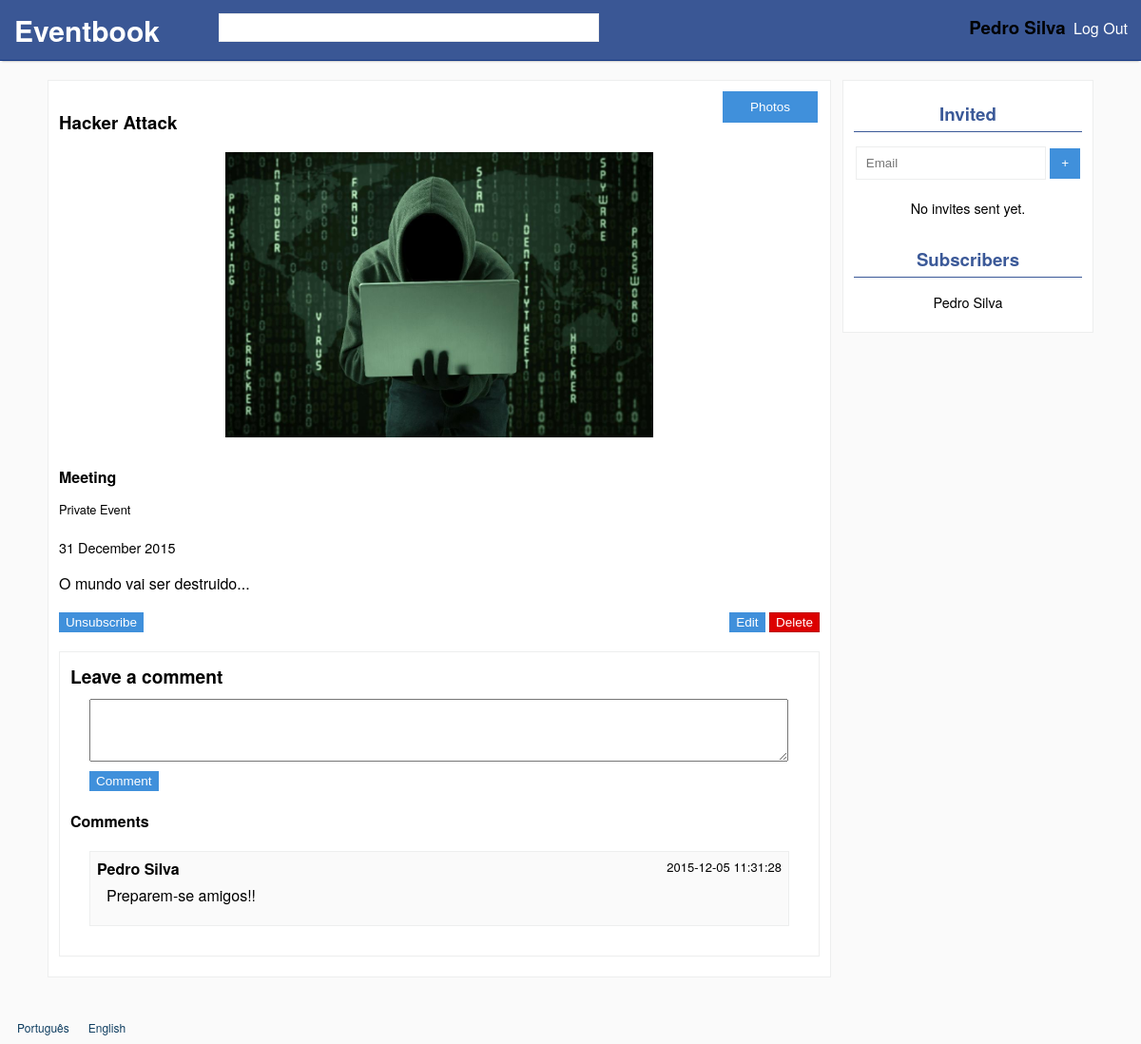
Screenshot of /events/2 (signed in) with the database file from the repository.
### tables this page shows
CREATE TABLE events
(
	id INTEGER PRIMARY KEY,
	name TEXT NOT NULL,
	image TEXT NOT NULL,
	creation_date DATETIME DEFAULT(DATETIME('now')),
	date DATETIME NOT NULL,
	description TEXT NOT NULL,
	type_id INTEGER NOT NULL REFERENCES event_types(id),
	user_id INTEGER NOT NULL REFERENCES users(id),
	deleted BOOLEAN DEFAULT(0),
	public BOOLEAN DEFAULT(1)
);

CREATE TABLE event_comments
(
	id INTEGER PRIMARY KEY,
	event_id INTEGER NOT NULL REFERENCES events(id),
	user_id INTEGER NOT NULL REFERENCES users(id),
	date DATETIME DEFAULT(DATETIME('now')),
	text TEXT NOT NULL
);

### core/config.php (called while the page is built)
<?php
  $_CONFIG['web_root'] = str_replace("\\","",dirname($_SERVER['SCRIPT_NAME'])).'/';
  $_CONFIG['jquery'] = 'js/jquery-1.11.3.min.js';
  $_CONFIG['allowed_image_types'] = array(IMAGETYPE_GIF,IMAGETYPE_JPEG,IMAGETYPE_PNG);
  $_CONFIG['uploads_path'] = 'uploads/';
  $_CONFIG['max_image_upload'] = 10485760;
?>

### languages/en.php (called while the page is built, shortened)
<?php
$lang = array();
$lang['SITE_NAME'] = 'Eventbook';
$lang['REGISTER'] = 'Register';
$lang['FIRST_NAME'] = 'First Name';
$lang['FIRST_NAME_ERROR'] = 'Invalid first name.';
$lang['LAST_NAME'] = 'Last Name';
$lang['LAST_NAME_ERROR'] = 'Invalid last name.';
$lang['EMAIL'] = 'E-mail';
$lang['EMAIL_ERROR'] = "Invalid email.";
$lang['EMAIL_IN_USE'] = "Email already in use.";
$lang['CONFIRM_EMAIL'] = 'Confirm e-mail';
$lang['PASSWORD'] = 'Password';
$lang['PASSWORD_LENGTH'] = "Passwords must have at least 8 characters.";
$lang['PASSWORD_DIFF'] = "Passwords do not match.";
$lang['CONFIRM_PASSWORD'] = 'Confirm password';
$lang['LOGIN'] = 'Log In';
$lang['UNREGISTERED_EMAIL'] = 'Unregistered or invalid email.';
$lang['INVALID_PASSWORD'] = 'Invalid password.';
$lang['LOGOUT'] = 'Log Out';
$lang['NEXT'] = 'Next';
$lang['PREVIOUS'] = 'Previous';
$lang['CREATE'] = 'Create';
$lang['SUBSCRIBED'] = 'Subscribed';
$lang['PRIVATE'] = 'Private';
$lang['PUBLIC'] = 'Public';
$lang['NAME'] = 'Name';
$lang['DESCRIPTION'] = 'Description';
$lang['DATE'] = 'Date';
$lang['IMAGE'] = 'Image';
$lang['TYPE'] = 'Type';
$lang['PARTY'] = 'Party';
$lang['BUSINESS'] = 'Business';
$lang['MEETING'] = 'Meeting';
$lang['CEREMONY'] = 'Ceremony';
$lang['EDUCATIONAL'] = 'Educational';
$lang['INVALID_NAME'] = 'Invalid name.';
$lang['INVALID_DESCRIPTION'] = 'Invalid description.';
$lang['INVALID_DATE'] = 'Invalid date.';
$lang['INVALID_IMAGE'] = 'Upload a valid image (Accepted: jpg, png, gif).';
$lang['IMAGE_SIZE_ERROR'] = "Image's size can not be higher than ";
$lang['IMAGE_EXT_ERROR'] = 'Invalid extension (Accepted: jpg, png, gif).';
$lang['SUBSCRIBE'] = 'Subscribe';
$lang['UNSUBSCRIBE'] = 'Unsubscribe';
$lang['DELETE_MSG'] = 'Are you sure you want to delete this event?';
$lang['DELETE'] = 'Delete';
$lang['EDIT'] = 'Edit';
$lang['SAVE'] = 'Save';
$lang['PHOTOS'] = 'Photos';
$lang['ADD_PHOTOS'] = 'Add Photos';
$lang['DELETE_ACTIVE'] = 'Delete Active';
$lang['DELETE_DISABLED'] = 'Delete Disabled';
$lang['NO_PHOTOS_YET'] = 'There are no photos yet.';
$lang['PRIVATE_EVENT'] = 'Private Event';
$lang['PUBLIC_EVENT'] = 'Public Event';
$lang['LEAVE_A_COMMENT'] = 'Leave a comment';
$lang['COMMENTS'] = 'Comments';
$lang['MAKE_COMMENT'] = 'Comment';
$lang['NO_COMMENTS_YET'] = 'There are no comments yet.';
$lang['INVITED'] = 'Invited';
$lang['SUBSCRIBERS'] = 'Subscribers';
?>

### database/users.php (called while the page is built, shortened)
<?php
	include_once('connection.php');
	function getFullName($user_id)
	{
		global $db;
		$stmt = $db->prepare("SELECT (first_name || ' ' || last_name) full_name FROM users WHERE id = ?");
		$stmt->execute(array($user_id));
		$user = $stmt->fetch();
		if ($user !== false)
			return $user['full_name'];
		return null;
	}
?>

### database/events.php (called while the page is built, shortened)
<?php
	include_once('connection.php');
	function getEventAndSubscription($event_id, $user_id)
	{
		global $db;
		$stmt = $db->prepare('SELECT events.id id,name,image,date,description,type,events.user_id user_id,public,type_id,
				COUNT(event_subscriptions.event_id) subscribed, COUNT(invites.event_id) invited FROM events
			LEFT JOIN event_types ON type_id = event_types.id
			LEFT JOIN event_subscriptions ON event_subscriptions.event_id = events.id AND event_subscriptions.user_id = ?
			LEFT JOIN invites ON invites.event_id = events.id AND invites.user_id = ?
			WHERE events.id = ? AND deleted = 0
			GROUP BY events.id');
		$stmt->execute(array($user_id,$user_id,$event_id));
		return $stmt->fetch();
	}
	function getEventSubscribers($event_id)
	{
		global $db;
		$stmt = $db->prepare('SELECT (first_name || " " || last_name) user_name FROM event_subscriptions
			LEFT JOIN users ON users.id = event_subscriptions.user_id
			WHERE event_id = ?');
		$stmt->execute(array($event_id));
		return $stmt->fetchAll();
	}
	function getEventComments($event_id, $last_id = false)
	{
		global $db;
		if ($last_id === false)
		{
			$stmt = $db->prepare('SELECT event_comments.id id, (first_name || " " || last_name) user_name, date, text FROM event_comments
				LEFT JOIN users ON user_id = users.id WHERE event_id = ? ORDER BY id DESC');
			$stmt->execute(array($event_id));
			return $stmt->fetchAll();
		}
		else
		{
			$stmt = $db->prepare('SELECT event_comments.id id, (first_name || " " || last_name) user_name, date, text FROM event_comments
				LEFT JOIN users ON user_id = users.id WHERE event_id = ? AND event_comments.id > ? ORDER BY id DESC');
			$stmt->execute(array($event_id,$last_id));
			return $stmt->fetchAll();
		}
	}
	function getInvites($event_id)
	{
		global $db;
		$stmt = $db->prepare('SELECT (first_name || " " || last_name) user_name FROM invites
			LEFT JOIN users ON users.id = invites.user_id
			WHERE event_id = ?
			AND NOT EXISTS
				(SELECT * FROM event_subscriptions WHERE event_subscriptions.event_id = invites.event_id AND event_subscriptions.user_id = users.id)');
		$stmt->execute(array($event_id));
		return $stmt->fetchAll();
	}
?>

### core/event_permission.php (called while the page is built, shortened)
<?php
include_once(file_exists("database/events.php") ? 'database/events.php' : '../database/events.php');
if (isSet($_SESSION['user_id']))
	$row = getEventAndSubscription($_REQUEST['id'],$_SESSION['user_id']);
else $row = getEvent($_REQUEST['id']);
if (isSet($_SESSION['user_id']))
{
	$subscribed = $row['subscribed'];
	$owner = ($_SESSION['user_id'] === $row['user_id']);
}
?>

### templates/event.php (the view, shortened to what this page needs)
<?php
include_once("core/event_permission.php");
?>
<!DOCTYPE html>
<html>
<head>
	<link rel="stylesheet" href="../css/commons.css">
	<link rel="stylesheet" href="../css/event+photos.css">
	<link rel="stylesheet" href="../css/event.css">
</head>
<body>
	<div id="wrapper">
		<?php include('templates/header.php'); ?>
		<div id="content" class="center default-width-with-sidebar">
			<div class="box default-width">
				<span style="float:right;position:relative"><a id="photos-button" class="button" href="<?php echo $_GET['id'].'/photos' ?>"><?php echo $lang['PHOTOS'] ?></a></span>
				<h3><?php echo $row['name'] ?></h3>
				<div class="div-event-image-big" style="background-image:url(<?php echo '../'.$row['image'] ?>)"></div>
				<h4 id="event-type"><?php echo $lang[$row['type']] ?></h4>
				<?php
				echo '<p id="event-privacy">'.($row['public']?$lang['PUBLIC_EVENT']:$lang['PRIVATE_EVENT']).'</p>';
				$dateParts = explode("-", $row['date']);
				$date = $dateParts[2]." ".$lang[$dateParts[1]]." ".$dateParts[0];
				echo '<p id="event-date">'.$date.'</p>' ?>
				<p><?php echo nl2br($row['description']) ?></p>
				<?php
				if (isSet($_SESSION['user_id']))
				{
					echo '<button id="unsubscribe" style="'.($subscribed?'':'display:none').'" class="subscription button">'.$lang['UNSUBSCRIBE'].'</button>';
					if ($owner)
						{ ?>
					<div id="del-edit-div">
						<a id="edit-button" class='button' href='<?php echo $_GET['id']."/edit"; ?>'><?php echo $lang['EDIT'] ?></a>
						<a id="delete-button" class='button'><?php echo $lang['DELETE'] ?></a>
					</div>
					<?php
				}
				include('templates/comments.php');
				}
				?>
			</div>
			<div id="sidebar" class="subscriptions box">
					<?php if (isSet($_SESSION['user_id']) && ($owner || $row['public'])) { ?>
						<h3><?php echo $lang['INVITED'] ?></h3>
						<input id="invite-email" type="text" placeholder="Email"></input>
						<button id="invite-button" class="button">+</button>
							<?php $invites = getInvites($_GET['id']);
							?>
						<p id="zero-invites" <?php if ($invites) echo 'style="display:none"'?>><?php echo $lang['ZERO_INVITED'] ?></p>
					<?php } ?>
					<h3><?php echo $lang['SUBSCRIBERS'] ?></h3>
					<ul id="subs">
						<?php $subs = getEventSubscribers($_GET['id']);
						if($subs)
							foreach ($subs as $sub) echo '<li>'.$sub['user_name'].'</li>';
						?>
					</ul>
			</div>
		</div>
		<?php include('templates/footer.php'); ?>
	</div>
</body>
</html>

### events.php (shortened to what this page needs)
<?php
include_once('core/session.php');
include_once('database/events.php');
include_once('core/jpeg.php');
if(isSet($_GET['action']) && $_GET['action'] == 'new')
{
	include_once('core/require_session.php');
	if (isset($_POST["submit"]))
	{
		$checks = checkPOST();
		list($valid_name,$valid_desc,$valid_date,$valid_image,$valid_image_size,$valid_extension,$valid_privacy,$image_info) = $checks;
		if ($valid_name && $valid_desc && $valid_date && $valid_image && $valid_image_size && $valid_extension && $valid_privacy)
		{
			$public = $_POST['privacy'] === "public";
			$tmp_file = $_FILES['image']['tmp_name'];
			$filepath = $_CONFIG['uploads_path'].sha1_file($tmp_file).'.jpg';
			if ($id = newEvent($_POST['name'], $_POST['desc'], $_POST['date'], $_POST['type'], $filepath, $_SESSION['user_id'], $public))
			{
				if (!file_exists($filepath))
				{
					createjpeg($tmp_file,$filepath);
				}
				header('Location: '.$id);
				return;
			}
		}
		$_NEW = array("name" => !$valid_name, "desc" => !$valid_desc, "date" => !$valid_date,
									"image" => !$valid_image, "size" => !$valid_image_size, "ext" => !$valid_extension);
	}
	include('templates/events_new.php');
}
else if(isSet($_POST['delete']))
{
	include_once('core/require_session.php');
	deleteEvent($_SESSION['user_id'],$_POST['delete']);
	header('Location: '.$_CONFIG['web_root']);
	die;
}
else if(isSet($_GET['action']) && $_GET['action'] == 'photos')
{
	include('templates/events_photos.php');
}
else if(!isSet($_GET['action']) && isSet($_GET['id']))
{
	include('templates/event.php');
}
else
{
	include('templates/404.php');
}
?>

### templates/header.php (shortened to what this page needs)
<div id="header">
	<a id="webroot" href="<?php echo $_CONFIG['web_root'] ?>"><h1><?php echo $lang['SITE_NAME'] ?></h1></a>
	<input id="search" type="text" autocomplete="off">
	<div id="logout">
		<?php if (isSet($_SESSION['user_id'])) { ?>
			<h3 id="user_name"> <?php echo getFullName($_SESSION['user_id']) ?></h3>
			<a href="<?php echo $_CONFIG['web_root'] ?>logout"><?php echo $lang['LOGOUT'] ?></a>
		<?php } ?>
	</div>
</div>

### templates/comments.php (shortened to what this page needs)
<div id="comments-box" class="box" <?php if (!$subscribed && !$owner) echo 'style="display:none"' ?> >
	<div>
		<h2><?php echo $lang['LEAVE_A_COMMENT']?></h2>
		<textarea id="comment-area" name="comment" rows='4'></textarea>
		<button id="comment-button" class="button"><?php echo $lang['MAKE_COMMENT']?></button>
	</div>
	<div>
		<h3><?php echo $lang['COMMENTS']?></h3>
		<ul id="comments-list">
			<?php
			$comments = getEventComments($_GET['id']);
			if (empty($comments)) {
				echo '<div id="last-comment-id" style="display:none">0</div>';
				echo '<p id="no-comments-yet">'.$lang['NO_COMMENTS_YET'].'</p>';
			}
			else
			{
				foreach ($comments as $comment)
				{
					echo '<li class="comment">';
					echo '<div class="author">'.$comment['user_name'].'</div>';
					echo '<div class="date"> '.$comment['date'].'</div>';
					echo '<div class="comment-text">'.$comment['text'].'</div></li>';
				}
			}
			?>
		</ul>
	</div>
</div>

### templates/footer.php
<?php
	$langs = array("pt"=>"Português","en"=>"English");
?>
<div id="footer">
	<?php
		foreach($langs as $lang => $name) {
			echo '<form action=""><input name="lang" type="hidden" value="'.$lang.'"><input id="language" type="submit" value="'.$name.'"></form>';
		}
	?>
</div>

### css/commons.css (style rules this page uses)
html, body { margin:0; padding:0; height:100%; background: #fafafa; font-family: 'proxima-nova','Helvetica Neue',Arial,Helvetica,sans-serif; }
#wrapper { min-height:100%; position:relative; }
#header { background:#3a5795; border-bottom: 1px solid #133783; box-shadow: 0 2px 2px -2px rgba(0, 0, 0, .52); padding:10px; min-width: 950px; }
#header * { display: inline; height: 30px; }
#header h1 { font-size: 30px; padding: 0 5px; margin-top: 30px }
#header a { text-decoration: none; color: white; padding: 0; }
#search { position: absolute; top: 14px; left: 230px; width: 400px; height:30px; }
#logout > a { padding: 4px; }
#logout { float: right; padding-top: 5px; }
#footer { width:100%; height:30px; padding-top: 20px; position:absolute; bottom:0; left:0; }
#footer form { display: inline-block; padding: 0px; }
#footer input { background:none; border:none; padding: 0; font: inherit; cursor: pointer; text-decoration: none; color: #0d3c5f; font-size: 12px; margin-left:16px; padding: 2px; }
#content { padding-bottom:50px; }
.box { background-color: #fff; border: 1px solid #edeeee; margin: 0; margin-bottom: 20px; padding: 11px; }
.button { color: #fff; background-color: #4090db; border-color: #4090db; border-style: solid; border-width: 1px; cursor: pointer; padding: 2px 6px; font: 13.5px Arial; text-decoration: none; box-sizing: border-box; display: inline-block; margin: 0; text-align: center; }
input[type="text"],input[type="password"],input[type="email"], select { margin: 0; display: block; border: 1px solid #edeeee; height: 35px; -webkit-box-sizing: border-box; -moz-box-sizing: border-box; box-sizing: border-box; padding: 10px; }
#event-date { font-size: 0.9em; }
.default-width { width: 800px; }
.center { margin: 20px auto 0; }

### css/event.css (style rules this page uses)
.div-event-image-big { width: 100%; height: 300px; background-size: contain; background-position: center; background-repeat: no-repeat; }
#event-type { margin: 30px 0 10px; }
#event-privacy { font-size: 0.8em; margin-bottom: 20px; }
#del-edit-div { float: right; position: relative; }
#delete-button { background-color: #dc0000; border-color: #ba0000; }
.default-width-with-sidebar { width: 1100px; }
#sidebar { float: right; width:240px; text-align: center; }
#sidebar > h3:first-child { margin-top: 10px; }
#sidebar > h3 { color: #3b5998; padding:0; margin:30px 0 15px; padding-bottom: 5px; border-bottom:1px solid #3b5998; }
#subs, #invites { list-style-type: none; padding: 0; margin: 10px; font-size: 0.9em; }
#zero-subs, #zero-invites { font-size: 0.9em; }
#invite-email { display: inline; width: 200px; margin-bottom: 5px; }
#invite-button { height: 32px; width: 32px; }
.default-width-with-sidebar > div:first-child { float:left; }
#comments-box { margin: 20px 0 10px; width:97% }
#comments-box h2 { margin:0 0 10px 0; font-size: 1.2em; }
#comments-box h3 { margin:0 0 10px 0; font-size: 1em; }
#comments-box button { margin: 10px 0 20px; }
#comments-box ul { padding-left: 0; }
#comment-area { display:block; resize:vertical; width: 94%; }
#comment-area, #comments-box button { margin-left: 20px; }
.comment { padding: 6px 7px 20px 7px; margin: 20px; background-color: #fafafa; border: 1px solid #edeeee; list-style-type: none; }
.author { font-weight: bold; margin: 0; padding: 0; display: inline-block; }
.date { font-size: 13px; float:right; }
.comment-text { margin-left: 10px; margin-top: 5px; word-wrap: break-word; }
#photos-button { margin-bottom: 20px; border-width: 1px; width: 100px; position: absolute; left: -102px; padding: 8px; }

### rows the page displays
events: name "Hacker Attack", image (picture), date "31 December 2015", description "O mundo vai ser destruido..."
event_comments: user_name "Pedro Silva", date "2015-12-05 11:31:28", text "Preparem-se amigos!!"

### other values shown
$lang['SITE_NAME'] "Eventbook"
getFullName($_SESSION['user_id']) "Pedro Silva"
$lang['LOGOUT'] "Log Out"
$lang['PHOTOS'] "Photos"
$lang[$row['type']] "Meeting"
$lang['PRIVATE_EVENT'] "Private Event"
$lang['UNSUBSCRIBE'] "Unsubscribe"
$lang['EDIT'] "Edit"
$lang['DELETE'] "Delete"
$lang['LEAVE_A_COMMENT'] "Leave a comment"
$lang['MAKE_COMMENT'] "Comment"
$lang['COMMENTS'] "Comments"
$lang['INVITED'] "Invited"
$lang['ZERO_INVITED'] "No invites sent yet."
$lang['SUBSCRIBERS'] "Subscribers"
